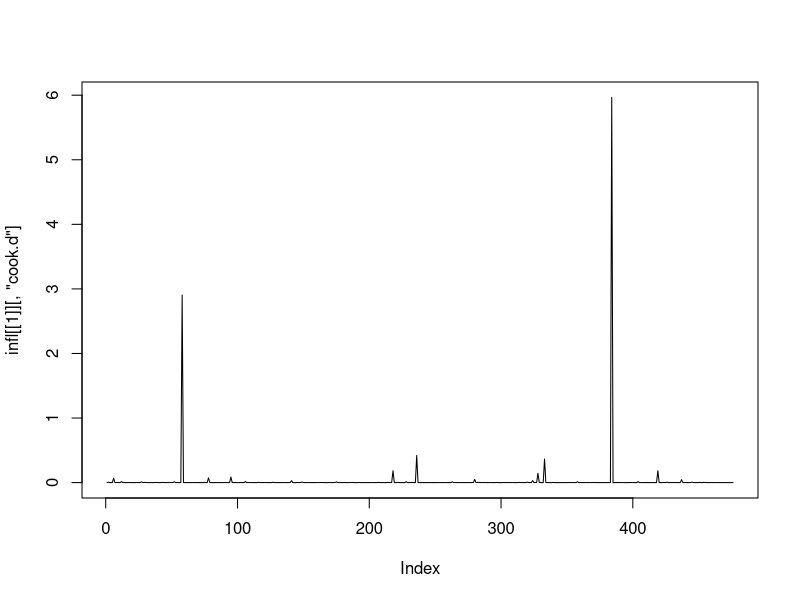
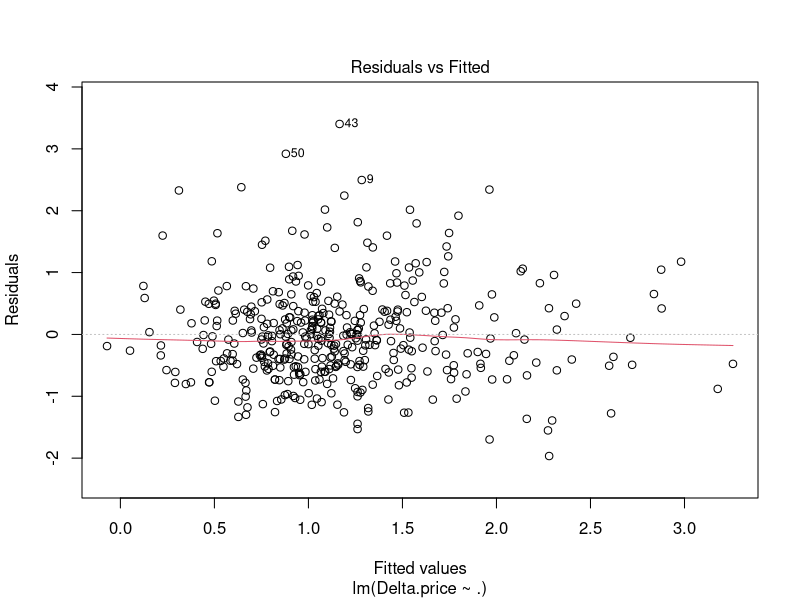
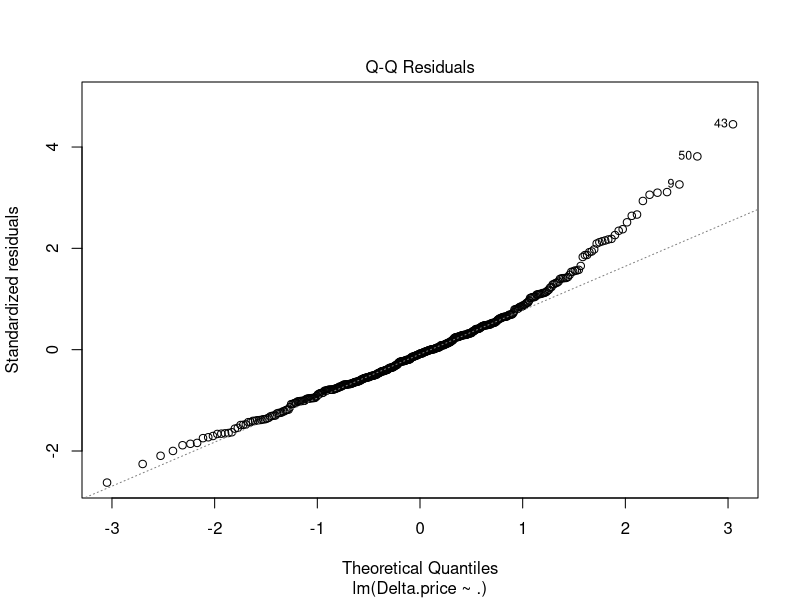
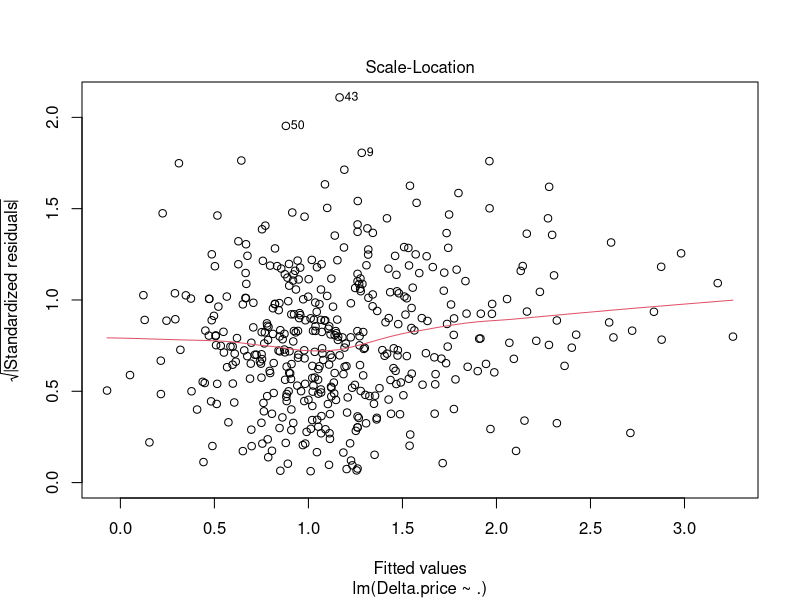
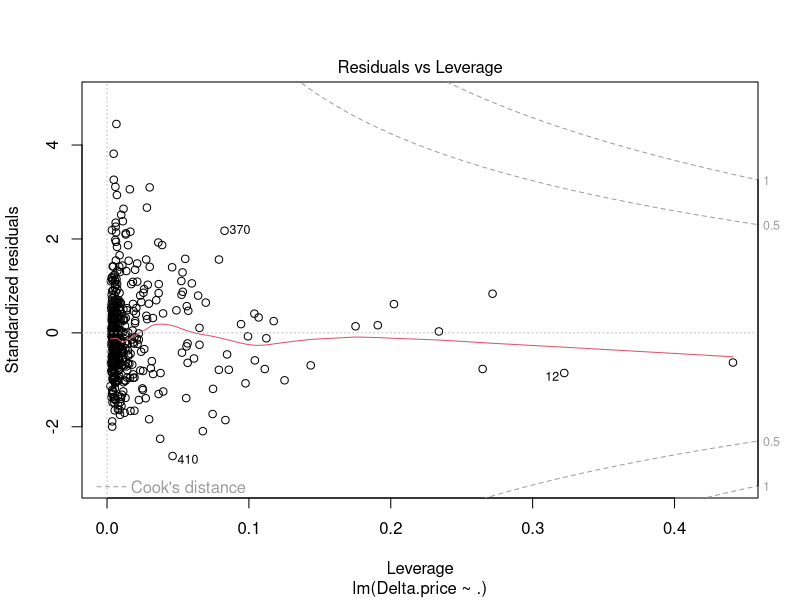

Recreate these plots in R, in order. (Note: this script raises an error after producing the figures.)
setwd("C:/")

clean_data <- read.csv('clean_data.csv', row.names = 1)

full.model <- lm(Delta.price ~ ., data = clean_data)
coefficients(full.model)
summary(full.model)

# Influential measures (DFBETAS, DFFITS, COOK's distance, Leverage)
infl <- influence.measures(full.model)
outliers <- summary(infl)
outlist <- rownames(outliers)

# Cook's distance plot
plot(infl[[1]][, "cook.d"], type="l")

# Dropping outliers
dropping <- 0 - as.numeric(outlist)
# length(dropped)
full.model.drop1 <- lm(Delta.price ~ ., data = clean_data, subset = dropping)

# By Residual and QQ plots
dropped <- c(-6,-333,-404,-14,-214,
             -27,-2,-127,-287,
             -384,-426,-49,-181,
             -43,-28,-149,-39,
             -50, -320, -326,
             -9, -119, -440,
             -78,-148, -29,-389,
             -21, -75, -297, -233)
# length(dropped)
full.model.drop2 <- lm(Delta.price ~ ., data = clean_data, subset=dropped)


summary(full.model.drop1) # No good
summary(full.model.drop2)

# Dropping by Residuals vs Leverage plot
droplist <- c(-384, -58, -358, -437, -236, -333, -218, -141, -228, -419, 
              -6, -328, -175, -78, -136, -95, -280, -17, -127, -447, -354, 
              -334, -106, -259, -388, -314, -404, -2, -149, -436, -426, -451, 
              -465, -372, -20, -14, -52, -276, -320, -27, -352, -131)

model1 <- lm(Delta.price ~ ., data = clean_data, subset=droplist)
summary(model1)
plot(model1)
# No good R^2

# Saving...
clean_data_drop <- clean_data[dropped, ]
write.csv(clean_data_drop, file = 'clean_data_drop.csv')

# If replaced NAs with 0 <<<<<<<<<<<<<<<<<<<<<<<<<<<<<<<<<<<<<<<<<<<<<<<<<<<<
zero_data_drop <- zero_data[dropped, ]
write.csv(zero_data_drop, file = 'zero_data_drop.csv')
# <<<<<<<<<<<<<<<<<<<<<<<<<<<<<<<<<<<<<<<<<<<<<<<<<<<<<<<<<<<<<<<<<<<<<<<<<<<


